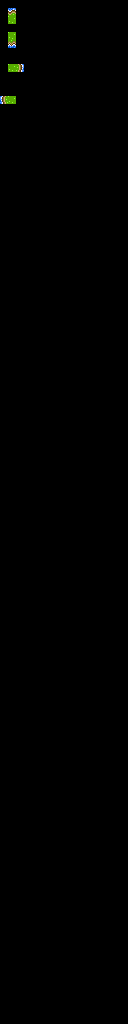

This is a level from a 2D game, rendered from its Tiled map with the project's own tilesets. A one-line summary and the map file follow, with tile-layer data summarised:
An orthogonal 16x128 tile map with 8x8 px tiles, 3 tile layers (regions, input1_automapping-input, output_automapping-output), 2 tilesets.

<map version="1.2" tiledversion="1.2.4" orientation="orthogonal" renderorder="left-up" width="16" height="128" tilewidth="8" tileheight="8" infinite="0" nextlayerid="4" nextobjectid="1">
 <tileset firstgid="1" source="../tilesets/overworld-tileset.tsx" />
 <tileset firstgid="641" source="../tilesets/overworld-automapping-input_tiles.tsx" />
 <layer id="1" name="regions" width="16" height="128">
  <data>[2048 cells, 8 non-empty, 1 distinct tile ids]</data>
 </layer>
 <layer id="2" name="input1_automapping-input" width="16" height="128">
  <data>[2048 cells, 8 non-empty, 2 distinct tile ids]</data>
 </layer>
 <layer id="3" name="output_automapping-output" width="16" height="128">
  <data>[2048 cells, 4 non-empty, 3 distinct tile ids]</data>
 </layer>
</map>
